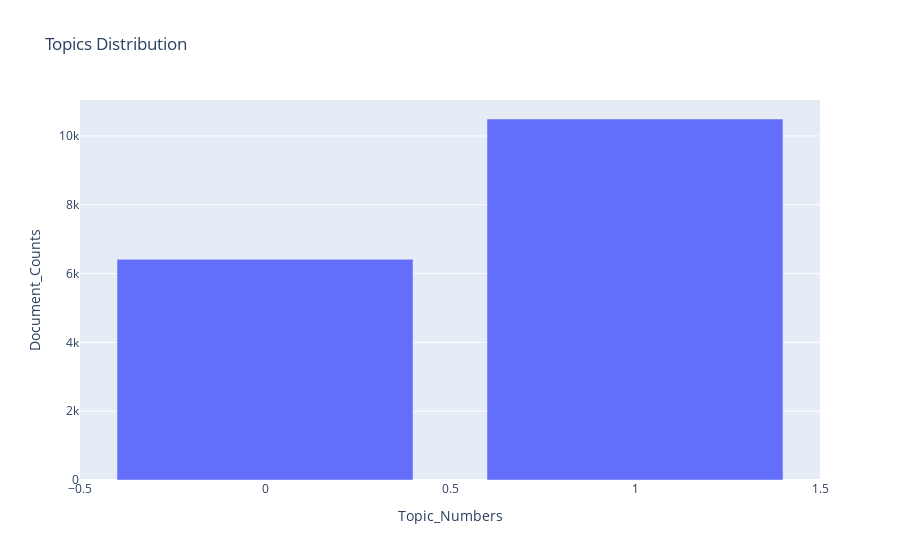

Write notebook code for a chart like this one.
### Markdown cell above
Topics that can be inferred are:

1. Topic Number: 0
   - Probable topic title: Promotion - Cashback and Referrals
   - Key terms: 'mobikwik, rs, wallet, supercash, use, payment, app, cashback, offer, upi'

2. Topic Number: 1
   - Probable topic title: Wallet Issues
   - Key terms: 'mobikwik, money, account, wallet, help, refund, transaction, fraud, number, days'

### Code cell
pre_dist, fig = processor.plot_topic_distribution(pre_df_topic_sents_keywords)
fig.show()

### Figure 1 — Plotly figure (JSON) as saved in the notebook; plotly's stock layout.template omitted (floating-point values rounded to 4 significant figures)
{"data": [{"alignmentgroup": "True", "hovertemplate": "Topic_Numbers=%{x}<br>Document_Counts=%{y}<extra></extra>", "legendgroup": "", "marker": {"color": "#636efa", "pattern": {"shape": ""}}, "name": "", "offsetgroup": "", "orientation": "v", "showlegend": false, "textposition": "auto", "type": "bar", "x": [1, 0], "xaxis": "x", "y": [10493, 6413], "yaxis": "y"}], "layout": {"barmode": "relative", "legend": {"tracegroupgap": 0}, "title": {"text": "Topics Distribution"}, "xaxis": {"anchor": "y", "domain": [0, 1], "title": {"text": "Topic_Numbers"}}, "yaxis": {"anchor": "x", "domain": [0, 1], "title": {"text": "Document_Counts"}}}}
